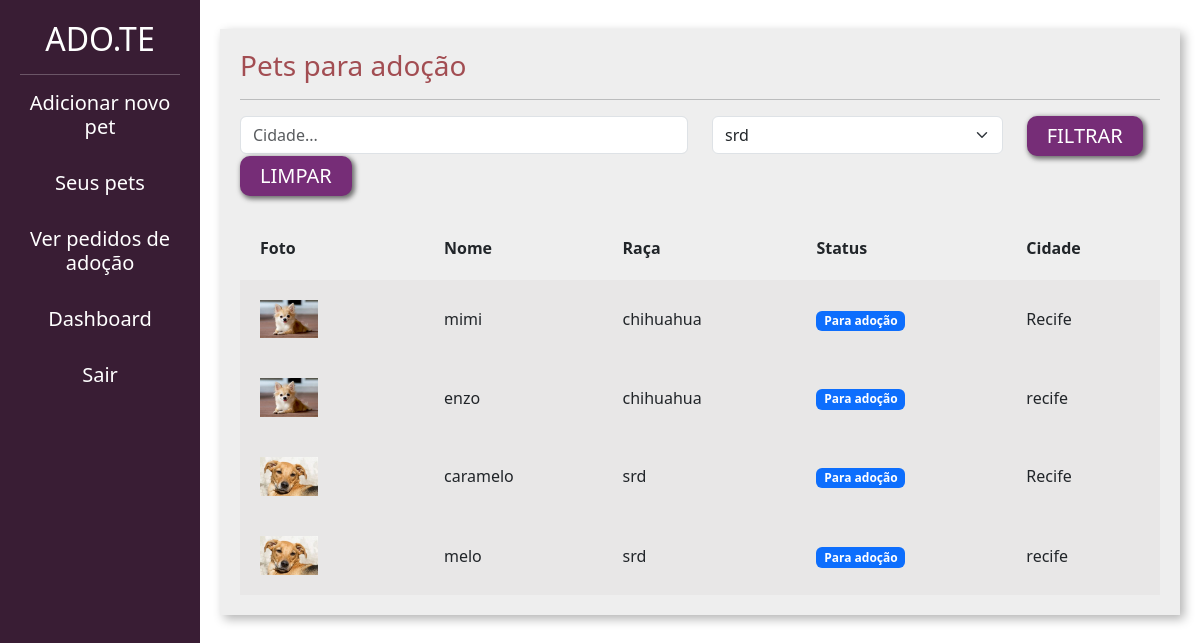
The page /adotar/ (signed in) on the database its author committed.
### divulgar/models.py (models this page shows, shortened)
class Pet(models.Model):
    choises_status = (('P','Para adoção'),
                      ('A','Adotado'))
    usuario = models.ForeignKey(User, on_delete=models.DO_NOTHING)
    foto = models.ImageField(upload_to="fotos_pets")
    nome = models.CharField(max_length=100)
    descricao = models.TextField()
    estado = models.CharField(max_length=50)
    cidade = models.CharField(max_length=50)
    telefone = models.CharField(max_length=14)
    tags = models.ManyToManyField(Tag)
    raca = models.ForeignKey(Raca, on_delete=models.DO_NOTHING)
    status = models.CharField(max_length=1, choices=choises_status, default='P')

class Raca(models.Model):
    raca = models.CharField(max_length=50)
    def __str__(self):
        return self.raca

### adotar/views.py (the view)
# urls.py: path('', views.listar_pets, name="listar_pets"),
@login_required
def  listar_pets(request):
    if request.method == "GET":
        pets = Pet.objects.filter(status='P')
        racas = Raca.objects.all()
        cidade = request.GET.get('cidade')
        raca_filter = request.GET.get('raca')
        if cidade:
            pets = pets.filter(cidade__icontains=cidade)
        if raca_filter:
            pets = pets.filter(raca__id=raca_filter)
            raca_filter = Raca.objects.get(id=raca_filter)
        return render(request, 'listar_pets.html',{'pets':pets,'racas':racas,'cidade':cidade, 'raca_filter':raca_filter})

### adotar/templates/listar_pets.html (shortened to what this page needs)
{% load static %}
<!doctype html>
<html lang="pt-BR">
    <head>
    <link href="https://cdn.jsdelivr.net/npm/bootstrap@5.3.0-alpha1/dist/css/bootstrap.min.css" rel="stylesheet">
    <link href="{% static 'usuarios/css/cadastro.css' %}" rel="stylesheet">
    <link href="{% static 'divulgar/css/novo_pet.css' %}" rel="stylesheet">
    <link href="{% static 'divulgar/css/seus_pet.css' %}" rel="stylesheet">
    <link href="{% static 'adotar/css/listar_pets.css' %}" rel="stylesheet">
    </head>
    <body>
        <div class="container-fluid">
            <div class="row">
                <div class="col-md-2 bg-side sidebar">
                    <h2>ADO.TE</h2>
                    <hr>
                    <a href="{%  url 'novo_pet' %}" style="text-decoration: none; color: #fff;"><h5>Adicionar novo pet</h5></a>
                    <br>
                    <a href="{%  url 'seus_pets' %}" style="text-decoration: none; color: #fff;"><h5>Seus pets</h5></a>
                    <br>
                    <a href="{%  url 'ver_pedido_adocao' %}" style="text-decoration: none; color: #fff;" ><h5>Ver pedidos de adoção</h5></a>
                    <br>
                    <a href="{%  url 'dashboard' %}" style="text-decoration: none; color: #fff;" ><h5>Dashboard</h5></a>
                    <br>
                    <a href="{%  url 'sair' %}" style="text-decoration: none; color: #fff;" ><h5>Sair</h5></a>
                    <br>
                </div>
                <div class="col-md">
                    <div class="wrapper">
                        <div class="box width80">
                            <h3 class="font-vinho">Pets para adoção</h3>
                            <hr>
                            <form action="{% url 'listar_pets' %}" method="GET">
                                <div class="row">
                                    <div class="col-md-6">
                                        <input type="text" placeholder="Cidade..." value= "{% if cidade %} {{cidade}} {% endif %}" name="cidade" class="form-control">
                                    </div>
                                    <div class="col-md-4">
                                        <select class="form-select" name="raca">
                                            {% for raca in racas %}
                                            <option {% if raca_filter.id == raca.id %} selected {% endif %} value="{{raca.id}}">{{raca}}</option>
                                    {% endfor%}
                                        </select>
                                    </div>
                                    <div class="col-md-2">
                                        <input type="submit" class="btn-custom-secondary" value="FILTRAR">
                                    </div>
                                    <div class="col-md-1">
                                        <a href="{% url 'listar_pets'%}"><label class="btn-custom-secondary">LIMPAR</label></a>
                                    </div>
                                </div>
                            </form>
                             <table class="tabela" cellpadding="20">
                                <tr>
                                    <th>Foto</th>
                                    <th>Nome</th>
                                    <th>Raça</th>
                                    <th>Status</th>
                                    <th>Cidade</th>
                                </tr>
                                {% for pet in pets%}
                                    <tr class="tabela-linha">
                                        <td width="20%">
                                            <a href="{% url 'ver_pet' pet.id %}"><img width="40%" src="{{pet.foto.url}}"></a>
                                        </td>
                                        <td>
                                            {{pet.nome}}
                                        </td>
                                        <td>
                                            {{pet.raca}}
                                        </td>
                                        <td>
                                            {% if pet.status == "P" %}
                                                <span class="badge text-bg-primary">Para adoção</span>
                                            {% elif pet.status == "A" %}
                                                <span class="badge text-bg-success">Adotado</span>
                                            {% endif%}
                                        </td>
                                        <td>
                                            {{pet.cidade}}
                                        </td>
                                    </tr>
                                {% endfor %}
                            </table>
                        </div>
                    </div>
                </div>
            </div>
        </div>
    </body>
</html>

### templates/static/usuarios/css/cadastro.css (style rules this page uses)
.bg-side { background-color: #391D34; color: white; height: 100vh; }

### templates/static/divulgar/css/novo_pet.css (style rules this page uses)
.sidebar { text-align: center; padding: 20px; }
.wrapper { margin-top: 3%; display: flex; flex-direction: row; justify-content: center; align-items: center; }
.box { padding:20px; width: 50vw; background: rgb(238, 238, 238); box-shadow: 4px 4px 10px rgba(0,0,0,.3); }
.font-vinho { color: #A24D52; }

### templates/static/divulgar/css/seus_pet.css (style rules this page uses)
.width80 { width: 80vw; }
.tabela { width: 100%; margin-top: 20px; }
.tabela-linha { background-color: #e8e7e7; }

### templates/static/adotar/css/listar_pets.css (style rules this page uses)
.btn-custom-secondary { background-color: #762D77; border: none; box-shadow: 2px 2px 5px 1px rgb(108, 108, 108); color: white; font-size: 20px; padding: 5px 20px 5px 20px; border-radius: 10px; }

### rows shown on the page
Pet: foto (picture), nome "mimi", raca "chihuahua", status "Para adoção", cidade "Recife"
Pet: foto (picture), nome "enzo", raca "chihuahua", status "Para adoção", cidade "recife"
Pet: foto (picture), nome "caramelo", raca "srd", status "Para adoção", cidade "Recife"
Pet: foto (picture), nome "melo", raca "srd", status "Para adoção", cidade "recife"

### other values the page prints
form field raca "srd"
